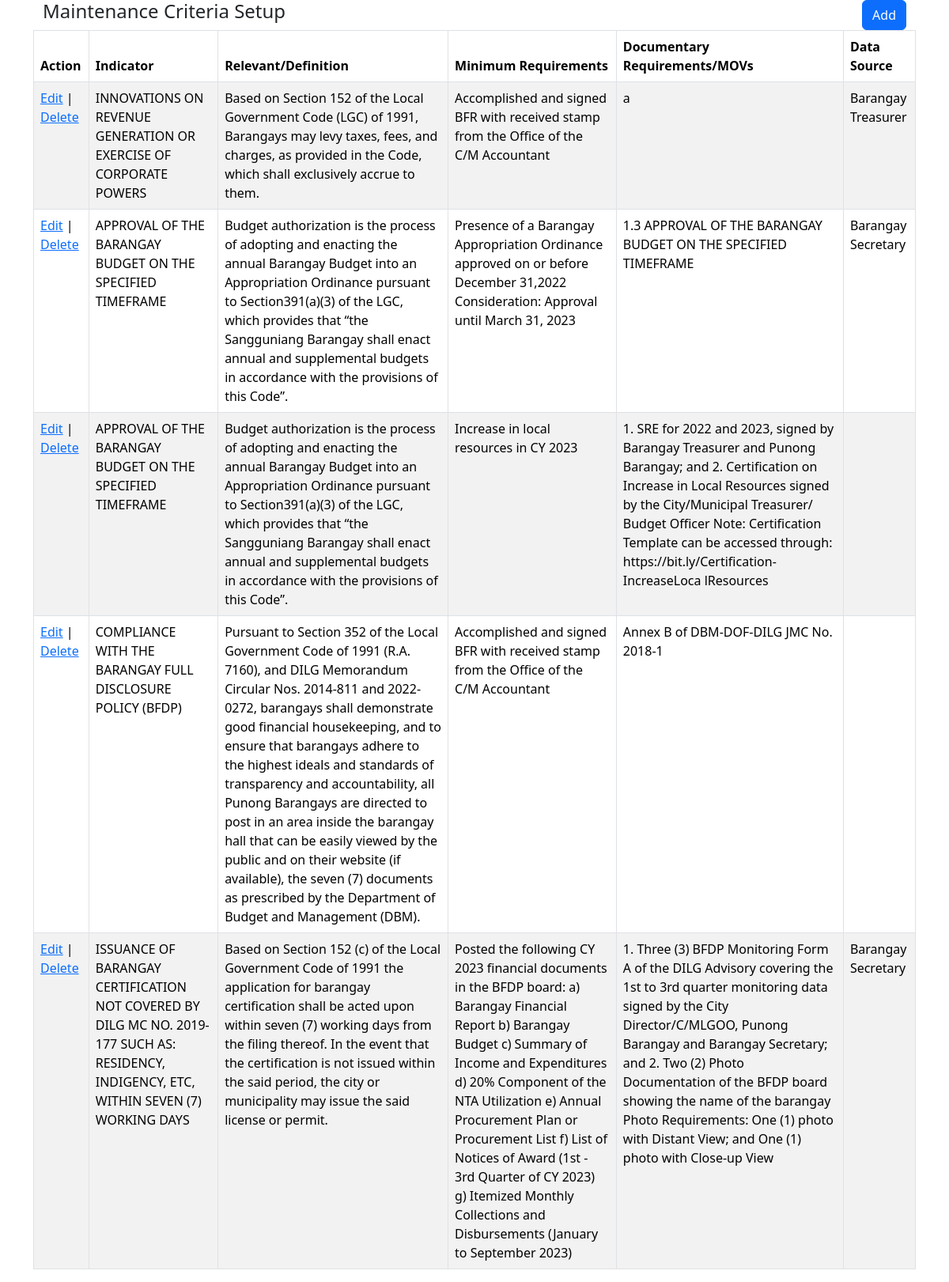
The page / on the database its author committed.
### tables this page shows
CREATE TABLE `maintenance_criteria_setup` (
  `keyctr` bigint(20) UNSIGNED NOT NULL,
  `version_keyctr` bigint(20) DEFAULT NULL,
  `indicator_keyctr` bigint(20) DEFAULT NULL,
  `minreqs_keyctr` bigint(20) NOT NULL,
  `sub_minimumreqs` tinyint(1) NOT NULL,
  `movdocs_reqs` text NOT NULL,
  `data_source` int(11) DEFAULT NULL,
  `trail` text NOT NULL
);

CREATE TABLE `maintenance_area_indicators` (
  `keyctr` bigint(20) NOT NULL,
  `governance_code` bigint(20) NOT NULL,
  `desc_keyctr` bigint(20) NOT NULL,
  `area_description` varchar(200) NOT NULL,
  `indicator_code` varchar(6) NOT NULL,
  `indicator_description` text NOT NULL,
  `relevance_def` text NOT NULL,
  `min_requirement` tinyint(1) NOT NULL DEFAULT 0,
  `trail` text NOT NULL
);

CREATE TABLE `maintenance_area_mininumreqs` (
  `keyctr` bigint(20) NOT NULL,
  `indicator_keyctr` bigint(20) NOT NULL,
  `reqs_code` varchar(10) NOT NULL,
  `description` text NOT NULL,
  `sub_mininumreqs` tinyint(1) NOT NULL DEFAULT 0,
  `trail` text NOT NULL
);

CREATE TABLE `maintenance_document_source` (
  `keyctr` bigint(20) NOT NULL,
  `srccode` varchar(10) NOT NULL,
  `srcdesc` varchar(200) NOT NULL,
  `trail` text NOT NULL
);

### index.php (the view, shortened to what this page needs)
<?php
include 'script.php';
$maintenance_criteria_setup = "
    SELECT
        msc.keyctr AS keyctr,
        mai.indicator_description indicator,
        mai.relevance_def relevance_definition,
        mam.description,
        msc.movdocs_reqs documentary_requirements,
        mds.srcdesc data_source
    FROM
        `maintenance_criteria_setup` msc
    left JOIN maintenance_criteria_version AS mcv
    ON
        msc.version_keyctr = mcv.keyctr
    left  JOIN maintenance_area_indicators AS mai
    ON
        msc.indicator_keyctr = mai.keyctr
    left JOIN maintenance_area_mininumreqs AS mam
    ON
        msc.minreqs_keyctr = mam.keyctr
    LEFT JOIN maintenance_document_source AS mds
    ON
        msc.data_source = mds.keyctr order by msc.keyctr  desc
";
$maintenance_criteria_setup_result = mysqli_query($conn, $maintenance_criteria_setup);
?>
<!DOCTYPE html>
<html lang="en">
<head>
    <link rel="stylesheet" href="https://cdn.jsdelivr.net/npm/bootstrap@5.3.3/dist/css/bootstrap.min.css" />
</head>
<body>
    <div class="container">
        <div class="container text-center">
            <div class="row">
                <div class="col-auto me-auto">
                    <h4>Maintenance Criteria Setup</h4>
                </div>
                <div class="col-auto"> <a href="add.php" class="btn btn-primary">Add</a>
                </div>
            </div>
        </div>
        <table class="table table-striped table-bordered">
            <thead>
                <tr>
                    <th>Action</th>
                    <th>Indicator</th>
                    <th>Relevant/Definition </th>
                    <th>Minimum Requirements</th>
                    <th>Documentary Requirements/MOVs</th>
                    <th>Data Source</th>
                </tr>
            </thead>
            <tbody>
                <?php
                if (mysqli_num_rows($maintenance_criteria_setup_result) > 0) {
                    while ($row = mysqli_fetch_assoc($maintenance_criteria_setup_result)) { ?>
                        <tr>
                            <td>
                                <a href="edit.php?edit_id=<?php echo $row['keyctr'] ?>">Edit</a> |
                                <a href="script.php?delete_id=<?php echo $row['keyctr'] ?>">Delete</a>
                            </td>
                            <td><?php echo $row['indicator']; ?></td>
                            <td><?php echo $row['relevance_definition']; ?></td>
                            <td><?php echo $row['description']; ?></td>
                            <td><?php echo $row['documentary_requirements']; ?></td>
                            <td><?php echo $row['data_source']; ?></td>
                        </tr>
                    <?php }
                }
                ?>
            </tbody>
        </table>
    </div>
</body>
</html>

### rows shown on the page
maintenance_criteria_setup: indicator_keyctr.indicator_description "INNOVATIONS ON REVENUE GENERATION OR EXERCISE OF CORPORATE POWERS", indicator_keyctr.relevance_def "Based on Section 152 of the Local Government Code (LGC) of 1991, Barangays may levy taxes, fees, and charges, as provided in the Code, which shall exclusively accrue to them.", minreqs_keyctr.description "Accomplished and signed BFR with received stamp from the Office of the C/M Accountant", movdocs_reqs "a", maintenance_document_source.srcdesc "Barangay Treasurer"
maintenance_criteria_setup: indicator_keyctr.indicator_description "APPROVAL OF THE BARANGAY BUDGET ON THE SPECIFIED TIMEFRAME", indicator_keyctr.relevance_def "Budget authorization is the process of adopting and enacting the annual Barangay Budget into an Appropriation Ordinance pursuant to Section391(a)(3) of the LGC, which provides that “the Sangguniang Barangay shall enact annual and supplemental budgets in accordance with the provisions of this Code”.", minreqs_keyctr.description "Presence of a Barangay Appropriation Ordinance approved on or before December 31,2022 Consideration: Approval until March 31, 2023", movdocs_reqs "1.3 APPROVAL OF THE BARANGAY BUDGET ON THE SPECIFIED TIMEFRAME", maintenance_document_source.srcdesc "Barangay Secretary"
maintenance_criteria_setup: indicator_keyctr.indicator_description "APPROVAL OF THE BARANGAY BUDGET ON THE SPECIFIED TIMEFRAME", indicator_keyctr.relevance_def "Budget authorization is the process of adopting and enacting the annual Barangay Budget into an Appropriation Ordinance pursuant to Section391(a)(3) of the LGC, which provides that “the Sangguniang Barangay shall enact annual and supplemental budgets in accordance with the provisions of this Code”.", minreqs_keyctr.description "Increase in local resources in CY 2023", movdocs_reqs "1. SRE for 2022 and 2023, signed by Barangay Treasurer and Punong Barangay; and 2. Certification on Increase in Local Resources signed by the City/Municipal Treasurer/ Budget Officer Note: Certification Template can be accessed through: https://bit.ly/Certification-IncreaseLoca lResources"
maintenance_criteria_setup: indicator_keyctr.indicator_description "COMPLIANCE WITH THE BARANGAY FULL DISCLOSURE POLICY (BFDP)", indicator_keyctr.relevance_def "Pursuant to Section 352 of the Local Government Code of 1991 (R.A. 7160), and DILG Memorandum Circular Nos. 2014-811 and 2022-0272, barangays shall demonstrate good financial housekeeping, and to ensure that barangays adhere to the highest ideals and standards of transparency and accountability, all Punong Barangays are directed to post in an area inside the barangay hall that can be easily viewed by the public and on their website (if available), the seven (7) documents as prescribed by the Department of Budget and Management (DBM).", minreqs_keyctr.description "Accomplished and signed BFR with received stamp from the Office of the C/M Accountant", movdocs_reqs "Annex B of DBM-DOF-DILG JMC No. 2018-1"
maintenance_criteria_setup: indicator_keyctr.indicator_description "ISSUANCE OF BARANGAY CERTIFICATION NOT COVERED BY DILG MC NO. 2019-177 SUCH AS: RESIDENCY, INDIGENCY, ETC, WITHIN SEVEN (7) WORKING DAYS", indicator_keyctr.relevance_def "Based on Section 152 (c) of the Local Government Code of 1991 the application for barangay certification shall be acted upon within seven (7) working days from the filing thereof. In the event that the certification is not issued within the said period, the city or municipality may issue the said license or permit.", minreqs_keyctr.description "Posted the following CY 2023 financial documents in the BFDP board: a) Barangay Financial Report b) Barangay Budget c) Summary of Income and Expenditures d) 20% Component of the NTA Utilization e) Annual Procurement Plan or Procurement List f) List of Notices of Award (1st - 3rd Quarter of CY 2023) g) Itemized Monthly Collections and Disbursements (January to September 2023)", movdocs_reqs "1. Three (3) BFDP Monitoring Form A of the DILG Advisory covering the 1st to 3rd quarter monitoring data signed by the City Director/C/MLGOO, Punong Barangay and Barangay Secretary; and 2. Two (2) Photo Documentation of the BFDP board showing the name of the barangay Photo Requirements: One (1) photo with Distant View; and One (1) photo with Close-up View", maintenance_document_source.srcdesc "Barangay Secretary"
